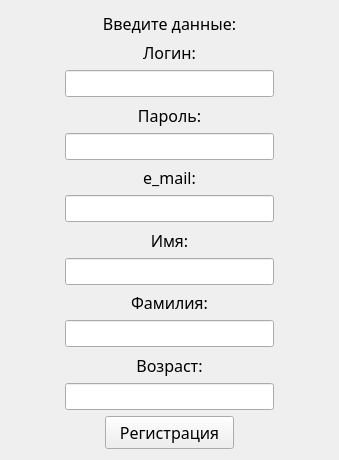
<?xml version="1.0" encoding="UTF-8"?>
<ui version="4.0">
 <class>Registration</class>
 <widget class="QWidget" name="Registration">
  <property name="geometry">
   <rect>
    <x>0</x>
    <y>0</y>
    <width>339</width>
    <height>460</height>
   </rect>
  </property>
  <property name="minimumSize">
   <size>
    <width>339</width>
    <height>460</height>
   </size>
  </property>
  <property name="windowTitle">
   <string>Form</string>
  </property>
  <layout class="QGridLayout" name="gridLayout_2">
   <item row="0" column="0">
    <layout class="QGridLayout" name="gridLayout">
     <item row="0" column="0">
      <spacer name="horizontalSpacer_3">
       <property name="orientation">
        <enum>Qt::Horizontal</enum>
       </property>
       <property name="sizeHint" stdset="0">
        <size>
         <width>40</width>
         <height>20</height>
        </size>
       </property>
      </spacer>
     </item>
     <item row="0" column="1">
      <layout class="QVBoxLayout" name="verticalLayout">
       <item>
        <widget class="QLabel" name="prosto_label">
         <property name="font">
          <font>
           <family>Segoe Script</family>
           <pointsize>12</pointsize>
          </font>
         </property>
         <property name="text">
          <string>Введите данные:</string>
         </property>
         <property name="alignment">
          <set>Qt::AlignCenter</set>
         </property>
        </widget>
       </item>
       <item>
        <widget class="QLabel" name="login_label">
         <property name="font">
          <font>
           <family>Segoe Script</family>
           <pointsize>12</pointsize>
          </font>
         </property>
         <property name="text">
          <string>Логин:</string>
         </property>
         <property name="alignment">
          <set>Qt::AlignCenter</set>
         </property>
        </widget>
       </item>
       <item>
        <widget class="QLineEdit" name="login_line">
         <property name="font">
          <font>
           <pointsize>12</pointsize>
          </font>
         </property>
         <property name="alignment">
          <set>Qt::AlignCenter</set>
         </property>
        </widget>
       </item>
       <item>
        <widget class="QLabel" name="password_label">
         <property name="font">
          <font>
           <family>Segoe Script</family>
           <pointsize>12</pointsize>
          </font>
         </property>
         <property name="text">
          <string>Пароль:</string>
         </property>
         <property name="alignment">
          <set>Qt::AlignCenter</set>
         </property>
        </widget>
       </item>
       <item>
        <widget class="QLineEdit" name="password_line">
         <property name="font">
          <font>
           <pointsize>12</pointsize>
          </font>
         </property>
         <property name="alignment">
          <set>Qt::AlignCenter</set>
         </property>
        </widget>
       </item>
       <item>
        <widget class="QLabel" name="label">
         <property name="font">
          <font>
           <family>Segoe Script</family>
           <pointsize>12</pointsize>
          </font>
         </property>
         <property name="text">
          <string>e_mail:</string>
         </property>
         <property name="alignment">
          <set>Qt::AlignCenter</set>
         </property>
        </widget>
       </item>
       <item>
        <widget class="QLineEdit" name="e_mail_line">
         <property name="font">
          <font>
           <pointsize>12</pointsize>
          </font>
         </property>
         <property name="alignment">
          <set>Qt::AlignCenter</set>
         </property>
        </widget>
       </item>
       <item>
        <widget class="QLabel" name="label_2">
         <property name="font">
          <font>
           <family>Segoe Script</family>
           <pointsize>12</pointsize>
          </font>
         </property>
         <property name="text">
          <string>Имя:</string>
         </property>
         <property name="alignment">
          <set>Qt::AlignCenter</set>
         </property>
        </widget>
       </item>
       <item>
        <widget class="QLineEdit" name="Name_line">
         <property name="font">
          <font>
           <pointsize>12</pointsize>
          </font>
         </property>
         <property name="alignment">
          <set>Qt::AlignCenter</set>
         </property>
        </widget>
       </item>
       <item>
        <widget class="QLabel" name="label_3">
         <property name="font">
          <font>
           <family>Segoe Script</family>
           <pointsize>12</pointsize>
          </font>
         </property>
         <property name="text">
          <string>Фамилия:</string>
         </property>
         <property name="alignment">
          <set>Qt::AlignCenter</set>
         </property>
        </widget>
       </item>
       <item>
        <widget class="QLineEdit" name="Surname_line">
         <property name="font">
          <font>
           <pointsize>12</pointsize>
          </font>
         </property>
         <property name="alignment">
          <set>Qt::AlignCenter</set>
         </property>
        </widget>
       </item>
       <item>
        <widget class="QLabel" name="label_4">
         <property name="font">
          <font>
           <family>Segoe Script</family>
           <pointsize>12</pointsize>
          </font>
         </property>
         <property name="text">
          <string>Возраст:</string>
         </property>
         <property name="alignment">
          <set>Qt::AlignCenter</set>
         </property>
        </widget>
       </item>
       <item>
        <widget class="QLineEdit" name="Age_line">
         <property name="font">
          <font>
           <pointsize>12</pointsize>
          </font>
         </property>
         <property name="alignment">
          <set>Qt::AlignCenter</set>
         </property>
        </widget>
       </item>
       <item>
        <layout class="QHBoxLayout" name="horizontalLayout">
         <item>
          <spacer name="horizontalSpacer">
           <property name="orientation">
            <enum>Qt::Horizontal</enum>
           </property>
           <property name="sizeHint" stdset="0">
            <size>
             <width>40</width>
             <height>20</height>
            </size>
           </property>
          </spacer>
         </item>
         <item>
          <widget class="QPushButton" name="Registration_2">
           <property name="minimumSize">
            <size>
             <width>129</width>
             <height>33</height>
            </size>
           </property>
           <property name="maximumSize">
            <size>
             <width>129</width>
             <height>33</height>
            </size>
           </property>
           <property name="font">
            <font>
             <family>Segoe Script</family>
             <pointsize>12</pointsize>
            </font>
           </property>
           <property name="text">
            <string>Регистрация</string>
           </property>
          </widget>
         </item>
         <item>
          <spacer name="horizontalSpacer_2">
           <property name="orientation">
            <enum>Qt::Horizontal</enum>
           </property>
           <property name="sizeHint" stdset="0">
            <size>
             <width>40</width>
             <height>20</height>
            </size>
           </property>
          </spacer>
         </item>
        </layout>
       </item>
      </layout>
     </item>
     <item row="0" column="2">
      <spacer name="horizontalSpacer_4">
       <property name="orientation">
        <enum>Qt::Horizontal</enum>
       </property>
       <property name="sizeHint" stdset="0">
        <size>
         <width>40</width>
         <height>20</height>
        </size>
       </property>
      </spacer>
     </item>
    </layout>
   </item>
  </layout>
 </widget>
 <resources/>
 <connections/>
</ui>
